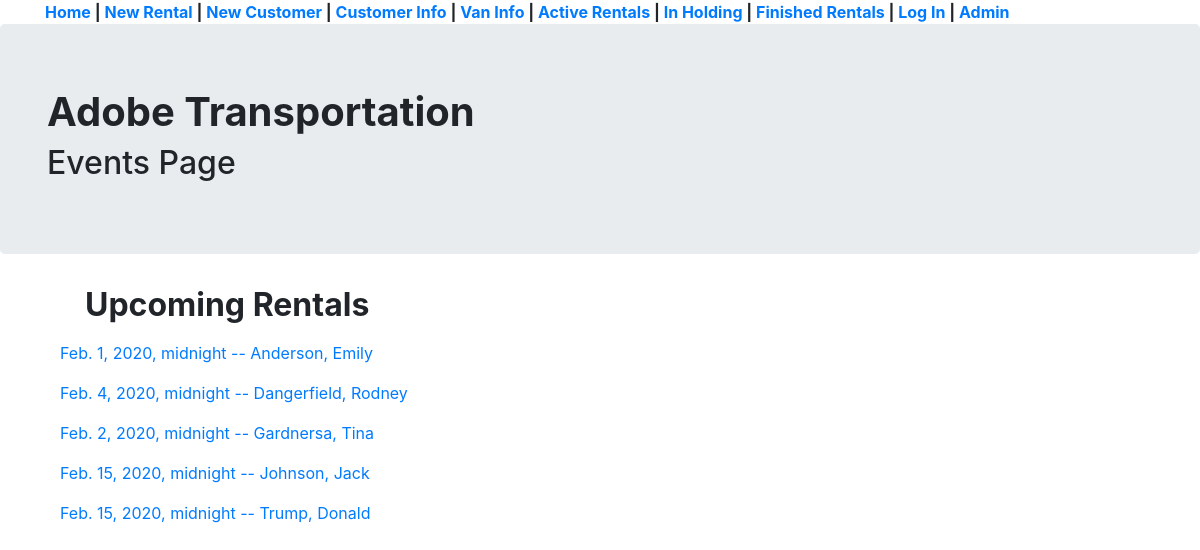
The page / on the database its author committed.
### basic_app/models.py (models this page shows, shortened)
class Rental(models.Model):
	active_inactive = (('InA', 'Inactive'), ('ACT', 'Active'), ('InH', 'In Holding'), ('Cmp', 'Completed'), ('OpR', 'Open Rental'))
	gas_gage = (('F', 'Full'), ('7/8', '7/8'), ('3/4', '3/4'), ('5/8', '5/8'), ('H', 'Half'),('3/8', '3/8'), ('1/4', '1/4'), ('1/8', '1/8'), ('E', 'Empty'))
	yes_and_no = (('Y', 'YES'), ('N', 'NO'))
	customer = models.ForeignKey(Customer, on_delete=models.CASCADE, null=False)
	rental_date = models.DateTimeField(blank=True, null=False, auto_now_add=False)
	return_date = models.DateTimeField(blank=True, null=False, auto_now_add=False)
	van_rented = models.ForeignKey(Van, on_delete=models.CASCADE, blank=True, null=False)
	status_type = models.CharField(max_length=10, blank=False, choices=active_inactive)
	daily_rate = models.DecimalField(max_digits=6, decimal_places=2, default=144.95, blank=True, null=False)
	allowed_daily_miles = models.PositiveIntegerField(default=200, blank=True, null=False)
	mileage_over_rate = models.DecimalField(max_digits=6, decimal_places=2, default=0.50, blank=True, null=False)
	additional_driver_fee = models.DecimalField(max_digits=6, decimal_places=2, blank=True, null=False, default=0)
	mexico_insurance = models.DecimalField(max_digits=6, decimal_places=2, blank=True, null=False, default=0)
	roadside_assistance = models.DecimalField(max_digits=6, decimal_places=2, blank=True, null=False, default=0)
	lic_class = (('A', 'Class A'), ('B', 'Class B'), ('C', 'Class C'), ('D', 'Class D-Operator'))
	additional_driver_01_first_name = models.CharField(max_length=32, blank=True, null=False)
	additional_driver_01_last_name = models.CharField(max_length=32, blank=True, null=False)
	additional_driver_01_phone = models.CharField(max_length=32, blank=True, null=False)
	additional_driver_01_email = models.EmailField(blank=True)
	additional_driver_01_z_code = models.CharField(max_length=10, blank=True, null=False)
	additional_driver_01_d_lic_num = models.CharField(max_length=56, blank=True)
	additional_driver_01_d_lic_class = models.CharField(max_length=1, choices=lic_class, blank=True, null=False)
	additional_driver_01_d_lic_exp = models.CharField(max_length=56, blank=True)
	additional_driver_01_d_dob = models.CharField(max_length=56, blank=True)
	additional_driver_02_first_name = models.CharField(max_length=32, blank=True, null=False)
	additional_driver_02_last_name = models.CharField(max_length=32, blank=True, null=False)
	additional_driver_02_phone = models.CharField(max_length=32, blank=True, null=False)
	additional_driver_02_email = models.EmailField(blank=True)
	additional_driver_02_z_code = models.CharField(max_length=10, blank=True, null=False)
	additional_driver_02_d_lic_num = models.CharField(max_length=56, blank=True)
	additional_driver_02_d_lic_class = models.CharField(max_length=1, choices=lic_class, blank=True, null=False)
	additional_driver_02_d_lic_exp = models.CharField(max_length=56, blank=True)
	additional_driver_02_d_dob = models.CharField(max_length=56, blank=True)
	surcharge = models.DecimalField(max_digits=6, decimal_places=2, default=4.50, null=False)
	lic_tax = models.DecimalField(max_digits=4, decimal_places=3, default=0.05, null=False)
	city_sales_tax = models.DecimalField(max_digits=4, decimal_places=3, default=0.081, null=False)
	airport_access_fee = models.DecimalField(max_digits=6, decimal_places=2, blank=True, null=False, default=0)
	drop_fee = models.DecimalField(max_digits=6, decimal_places=2, blank=True, null=False, default=0)
	date_returned = models.DateTimeField(blank=True, null=True, auto_now_add=False)
	late_charge = models.DecimalField(max_digits=6, decimal_places=2, blank=True, null=False, default=0)
	miles_over_fee = models.DecimalField(max_digits=6, decimal_places=2, blank=True, null=False, default=0)
	cleaning_fee = models.DecimalField(max_digits=6, decimal_places=2, blank=True, null=False, default=0)
	other_fee = models.DecimalField(max_digits=6, decimal_places=2, blank=True, null=False, default=0)
	fuel_charge = models.DecimalField(max_digits=6, decimal_places=2, blank=True, null=False, default=0)
	notes = models.TextField(blank=True, null=False)
	gas_out = models.CharField(max_length=3, choices=gas_gage, blank=True, null=False, default='Full')
	odometer_out = models.PositiveIntegerField(default=0, blank=True, null=False)
	van_out_text = models.TextField(blank=True, null=False)
	odometer_in = models.PositiveIntegerField(default=0, null=False, blank=True)
	gas_in = models.CharField(max_length=3, choices=gas_gage, blank=True, null=False)
	van_in_text = models.TextField(blank=True, null=False)
	damage_type = (('0', 'Undamaged'), ('1', 'Damaged'), ('2', 'Preexisting Damage') )
	windshield_out = models.CharField(max_length=1, choices=damage_type, blank=True)
	grill_out = models.CharField(max_length=1, choices=damage_type, blank=True)
	front_bumper_out = models.CharField(max_length=1, choices=damage_type, blank=True)
	rear_bumper_out = models.CharField(max_length=1, choices=damage_type, blank=True)
	backdoor_out = models.CharField(max_length=1, choices=damage_type, blank=True)
	backdoor_widow_out = models.CharField(max_length=1, choices=damage_type, blank=True)
	seats_out = models.CharField(max_length=1, choices=damage_type, blank=True)
	carpet_out = models.CharField(max_length=1, choices=damage_type, blank=True)
	driver_side_seat_out = models.CharField(max_length=1, choices=damage_type, blank=True)
	driver_side_front_tire_out = models.CharField(max_length=1, choices=damage_type, blank=True)
	driver_side_rear_tire_out = models.CharField(max_length=1, choices=damage_type, blank=True)
	driver_side_window_out = models.CharField(max_length=1, choices=damage_type, blank=True)
	driver_side_rear_window_out = models.CharField(max_length=1, choices=damage_type, blank=True)
	driver_side_mid_window_out = models.CharField(max_length=1, choices=damage_type, blank=True)
	driver_side_front_quarter_panel_out = models.CharField(max_length=1, choices=damage_type, blank=True)
	driver_side_mid_panel_out = models.CharField(max_length=1, choices=damage_type, blank=True)
	driver_side_rear_quarter_panel_out = models.CharField(max_length=1, choices=damage_type, blank=True)
	pass_side_seat_out = models.CharField(max_length=1, choices=damage_type, blank=True)
	pass_side_front_tire_out = models.CharField(max_length=1, choices=damage_type, blank=True)
	pass_side_rear_tire_out = models.CharField(max_length=1, choices=damage_type, blank=True)
	pass_side_window_out = models.CharField(max_length=1, choices=damage_type, blank=True)
	pass_side_rear_window_out = models.CharField(max_length=1, choices=damage_type, blank=True)
	pass_side_mid_window_out = models.CharField(max_length=1, choices=damage_type, blank=True)
	pass_side_front_quarter_panel_out = models.CharField(max_length=1, choices=damage_type, blank=True)
	pass_side_mid_panel_out = models.CharField(max_length=1, choices=damage_type, blank=True)
	pass_side_rear_quarter_panel_out = models.CharField(max_length=1, choices=damage_type, blank=True)
	windshield_retrun = models.CharField(max_length=1, choices=damage_type, blank=True)
	grill_retrun = models.CharField(max_length=1, choices=damage_type, blank=True)
	front_bumper_retrun = models.CharField(max_length=1, choices=damage_type, blank=True)
	rear_bumper_retrun = models.CharField(max_length=1, choices=damage_type, blank=True)
	backdoor_retrun = models.CharField(max_length=1, choices=damage_type, blank=True)
	backdoor_widow_retrun = models.CharField(max_length=1, choices=damage_type, blank=True)
	seats_retrun = models.CharField(max_length=1, choices=damage_type, blank=True)
	carpet_retrun = models.CharField(max_length=1, choices=damage_type, blank=True)
	driver_side_seat_retrun = models.CharField(max_length=1, choices=damage_type, blank=True)
	driver_side_front_tire_retrun = models.CharField(max_length=1, choices=damage_type, blank=True)
	driver_side_rear_tire_retrun = models.CharField(max_length=1, choices=damage_type, blank=True)
	driver_side_window_retrun = models.CharField(max_length=1, choices=damage_type, blank=True)
	driver_side_rear_window_retrun = models.CharField(max_length=1, choices=damage_type, blank=True)
	driver_side_mid_window_retrun = models.CharField(max_length=1, choices=damage_type, blank=True)
	driver_side_front_quarter_panel_retrun = models.CharField(max_length=1, choices=damage_type, blank=True)
	driver_side_mid_panel_retrun = models.CharField(max_length=1, choices=damage_type, blank=True)
	driver_side_rear_quarter_panel_retrun = models.CharField(max_length=1, choices=damage_type, blank=True)
	pass_side_seat_retrun = models.CharField(max_length=1, choices=damage_type, blank=True)
	pass_side_front_tire_retrun = models.CharField(max_length=1, choices=damage_type, blank=True)
	pass_side_rear_tire_retrun = models.CharField(max_length=1, choices=damage_type, blank=True)
	pass_side_window_retrun = models.CharField(max_length=1, choices=damage_type, blank=True)
	pass_side_rear_window_retrun = models.CharField(max_length=1, choices=damage_type, blank=True)
	pass_side_mid_window_retrun = models.CharField(max_length=1, choices=damage_type, blank=True)
	pass_side_front_quarter_panel_retrun = models.CharField(max_length=1, choices=damage_type, blank=True)
	pass_side_mid_panel_retrun = models.CharField(max_length=1, choices=damage_type, blank=True)
	pass_side_rear_quarter_panel_retrun = models.CharField(max_length=1, choices=damage_type, blank=True)

class Customer(models.Model):
	first_name = models.CharField(max_length=32, blank=True, null=False)
	last_name = models.CharField(max_length=32, blank=True, null=False)
	phone = models.CharField(unique=True, max_length=32, blank=True, null=False)
	email = models.EmailField(unique=True, blank=True)
	street = models.CharField(max_length=128, blank=True, null=False)
	city = models.CharField(max_length=128, blank=True, null=False)
	state = models.CharField(max_length=56, blank=True, null=False)
	z_code = models.CharField(max_length=10, blank=True, null=False)
	lic_class = (('A', 'Class A'), ('B', 'Class B'), ('C', 'Class C'), ('D', 'Class D-Operator'))
	d_lic_num = models.CharField(max_length=56, blank=True)
	d_lic_class = models.CharField(max_length=1, choices=lic_class, blank=True, null=False)
	d_lic_exp = models.CharField(max_length=56, blank=True)
	d_dob = models.CharField(max_length=56, blank=True)
	name_on_cc = models.CharField(max_length=128,blank=True, null=False)
	cc_num = models.CharField(max_length=16, blank=True, null=False)
	cc_exp = models.CharField(max_length=56, blank=True)
	cc_cv = models.CharField(max_length=4, blank=True, null=False)

### basic_app/views.py (the view)
# urls.py: path('', views.RentalListView.as_view(), name='home'),
class RentalListView(ListView):
	model = models.Rental

### basic_app/templates/basic_app/rental_list.html
{% extends 'basic_app/base.html' %}
{% block active_rentals %}
<div class="container"><h1><b>Adobe Transportation</b></h1><h2>Events Page</h2></div>
{% endblock %}
{% block body_content %}
<div>	<h2><b><ul>Upcoming Rentals</ul></b></h2></div>
<div class="container">
	{% for rental in rental_list %}
	<p><a href="{{rental.id}}">{{rental.rental_date}} -- {{ rental.customer.last_name }}, {{ rental.customer.first_name }}</a></p>
	{% endfor %}
</div>
{% endblock %}

### rows shown on the page
Rental: rental_date "Feb. 1, 2020, midnight", customer.last_name "Anderson", customer.first_name "Emily"
Rental: rental_date "Feb. 4, 2020, midnight", customer.last_name "Dangerfield", customer.first_name "Rodney"
Rental: rental_date "Feb. 2, 2020, midnight", customer.last_name "Gardnersa", customer.first_name "Tina"
Rental: rental_date "Feb. 15, 2020, midnight", customer.last_name "Johnson", customer.first_name "Jack"
Rental: rental_date "Feb. 15, 2020, midnight", customer.last_name "Trump", customer.first_name "Donald"
